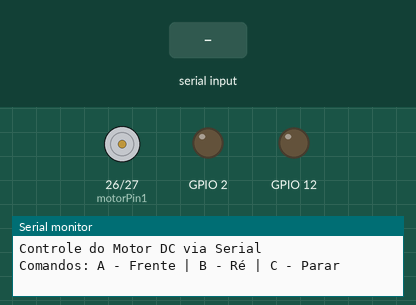
Simulated run of this sketch. Board: ESP32. Parts: motor-driver pin pairs drawn as motors (green arrow = first pin HIGH = forward, orange = second pin HIGH = backward, longer = more drive), output pins drawn as LEDs (lit = HIGH), the last lines printed to the serial monitor. The inputs (shaded band) are chosen by the test bench.

Above: at 1.2 s.
1.3 s: "A" received over Serial
At 2.5 s:
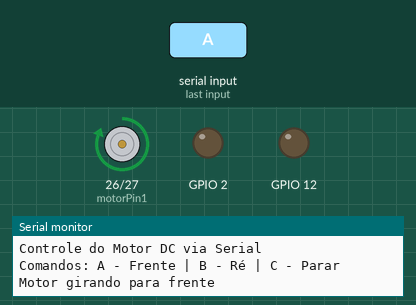
2.8 s: "B" received over Serial
At 3.6 s:
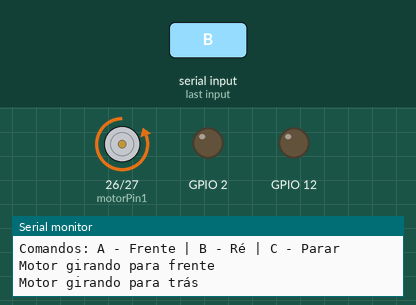
4.3 s: "L" received over Serial
At 4.8 s:
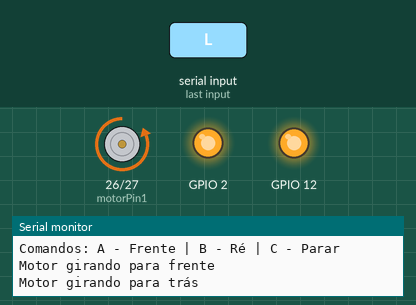
7.3 s: "a" received over Serial
At 8.3 s:
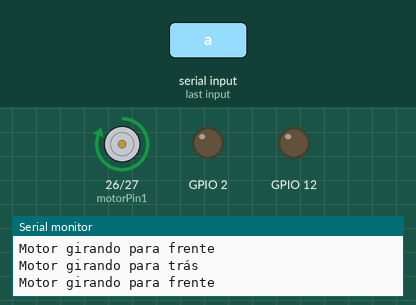
8.8 s: "l" received over Serial
At 9.4 s:
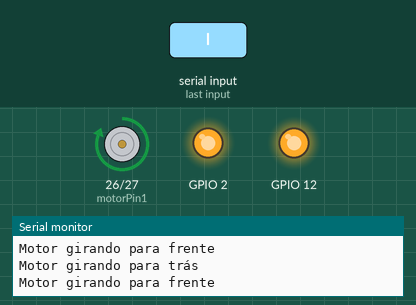
11.8 s: "b" received over Serial
At 12.9 s:
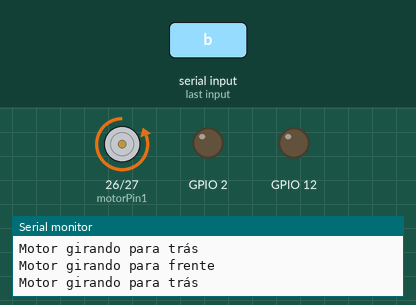
Timing chart, 0 to 14.3 s (numbered marks = the images above; inputs shaded):
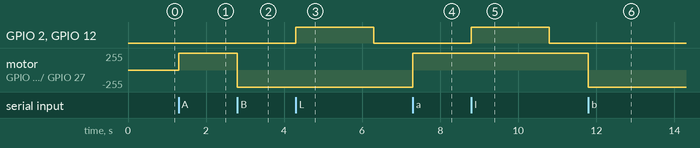

The sketch:

esp32_motorDC_l298N.ino
```cpp
// Definição dos pinos da ponte H
const int motorPin1 = 26; // Pino para controlar o sentido 1 do motor
const int motorPin2 = 27; // Pino para controlar o sentido 2 do motor

void setup() {
  // Configuração dos pinos como saída
  pinMode(motorPin1, OUTPUT);
  pinMode(motorPin2, OUTPUT);
  pinMode(12, OUTPUT);
  pinMode(2, OUTPUT);


  // Inicializa a comunicação serial
  Serial.begin(9600);
  Serial.println("Controle do Motor DC via Serial");
  Serial.println("Comandos: A - Frente | B - Ré | C - Parar");
}

void loop() {
  // Verifica se há dados disponíveis na serial
  if (Serial.available() > 0) {
    char comando = Serial.read(); // Lê o comando enviado

    // Realiza a ação com base no comando
    if (comando == 'A' || comando == 'a') {
      // Girar o motor para frente
      digitalWrite(26, HIGH);
      digitalWrite(27, LOW);
      Serial.println("Motor girando para frente");
    } else if (comando == 'B' || comando == 'b') {
      // Girar o motor para trás
      digitalWrite(26, LOW);
      digitalWrite(27, HIGH);
      Serial.println("Motor girando para trás");
    } else if (comando == 'C' || comando == 'c') {
      // Parar o motor
      digitalWrite(26, LOW);
      digitalWrite(27, LOW);
      Serial.println("Motor parado");
    } else if (comando == 'L' || comando == 'l') {
      // Parar o motor
      digitalWrite(12, HIGH);
      digitalWrite(2, HIGH);
      delay(2000);
      digitalWrite(12, LOW);
      digitalWrite(2, LOW);

    } else {
      Serial.println("Comando inválido. Use A, B ou C.");
    }

  }
}
```

Measured:
- after the input at 1.3 s, motor on GPIO 26 (motorPin1) / GPIO 27 (motorPin2): stopped → forward 255/255 at once
- after the input at 2.8 s, motor on GPIO 26 (motorPin1) / GPIO 27 (motorPin2): forward 255/255 → backward 255/255 at once
- after the input at 4.3 s, GPIO 2, GPIO 12: LOW → HIGH at once, → LOW 2.0 s later
- after the input at 7.3 s, motor on GPIO 26 (motorPin1) / GPIO 27 (motorPin2): backward 255/255 → forward 255/255 at once
- after the input at 8.8 s, GPIO 2, GPIO 12: LOW → HIGH at once, → LOW 2.0 s later
- after the input at 11.8 s, motor on GPIO 26 (motorPin1) / GPIO 27 (motorPin2): forward 255/255 → backward 255/255 at once
